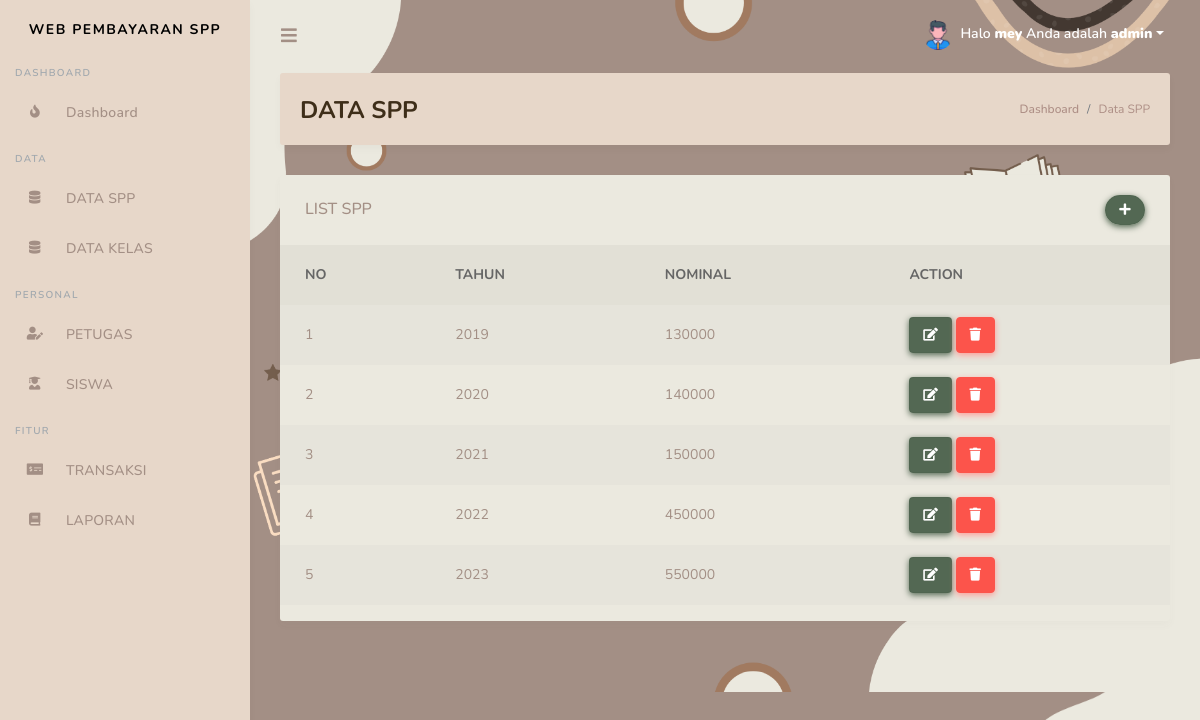
Screenshot of /spp.php (signed in) with the database file from the repository.
### tables this page shows
CREATE TABLE `spp` (
  `id_spp` int(11) NOT NULL,
  `tahun` int(11) NOT NULL,
  `nominal` int(11) NOT NULL
);

### spp.php (the view, shortened to what this page needs)
<!DOCTYPE html>
<html>
  <head>
  </head>
<body>
	<?php
  include ('tampilan/header.php');
  include ('tampilan/sidebar.php');
?>
   <div class="main-content bg-primary" style="background-image: url(assets/back12.png); background-repeat: no-repeat; background-size:cover;">
 <body style="background-image: url(assets/back12.png); background-repeat: no-repeat; background-size:cover;">
        <section class="section">
          <div class="section-header">
            <h1>DATA SPP</h1>
            <div class="section-header-breadcrumb">
              <div class="breadcrumb-item active"><a href="dashboard.php">Dashboard</a></div>
              <div class="breadcrumb-item text-primary">Data SPP</div>
            </div>
          </div>
            <div class="row">
              <div class="col-12">
                <div class="card">
                  <div class="card-header">
                    <h4>LIST SPP</h4>
                    <div class="card-header-form">
                      <form>
                          <div class="input-group-btn">
                            <a href="tambah_spp.php" class="btn btn-primary"><i class="fas fa-plus"></i></a>
                        </div>
                      </form>
                    </div>
                  </div>
                  <div class="card-body p-0">
                    <div class="table-responsive">
                      <table class="table table-striped">
                       <thead>
                          <tr>
                          <th>NO</th>
                          <th>TAHUN</th>
                          <th>NOMINAL</th>
                          <th>ACTION</th>
                        </tr>
                        </thead>
                         <tbody>
                           <?php
                              $query = "SELECT * FROM spp ORDER BY id_spp ASC";
                              $result = mysqli_query($koneksi, $query);
                              $no = 1;
                              while($row = mysqli_fetch_assoc($result))
                              {
                              ?>
                        <tr>
                          <td><?php echo $no; ?></td>
                          <td><?php echo $row['tahun']; ?></td>
                          <td><?php echo substr($row['nominal'], 0, 20); ?></td>
                          <td>
                          <a href="edit_spp.php?id=<?php echo $row['id_spp']; ?>"class="btn btn-primary"><i class="fas fa-edit"></i></a>
                          <a href="proses_hapusspp.php?id=<?php echo $row['id_spp']; ?>" class="btn btn-danger" onClick="return confirm('Anda yakin akan menghapus data ini?')"><i class="fas fa-trash"></i></a>
                          </td>
                        </tr>
                         <?php
                           $no++;
                           }
                         ?>
                         </tbody>
                      </table>
                    </div>
                  </div>
                </div>
              </div>
            </div>
        </section>
      </div>
    </div>
  </div>
</body>
</html>

### rows the page displays
spp: tahun "2019", nominal "130000"
spp: tahun "2020", nominal "140000"
spp: tahun "2021", nominal "150000"
spp: tahun "2022", nominal "450000"
spp: tahun "2023", nominal "550000"

### other values shown
$_SESSION['username'] "mey"
$_SESSION['level'] "admin"
